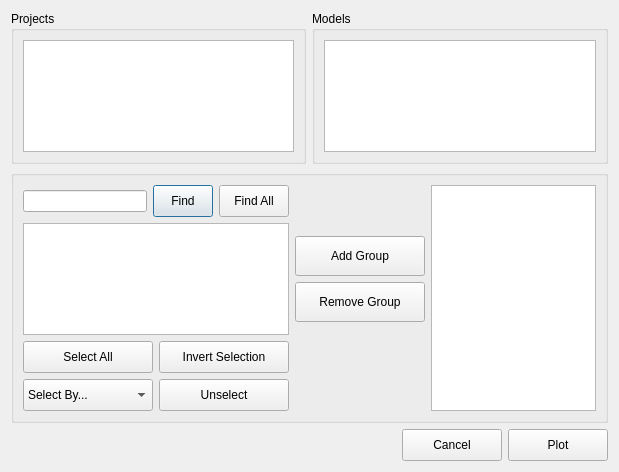
<?xml version="1.0" encoding="UTF-8"?>
<ui version="4.0">
 <class>ClassPlotDialog</class>
 <widget class="QDialog" name="ClassPlotDialog">
  <property name="geometry">
   <rect>
    <x>0</x>
    <y>0</y>
    <width>619</width>
    <height>472</height>
   </rect>
  </property>
  <property name="windowTitle">
   <string>Plot Dialog</string>
  </property>
  <layout class="QGridLayout" name="gridLayout_6">
   <item row="0" column="0">
    <widget class="QGroupBox" name="projectsGroupBox">
     <property name="title">
      <string>Projects</string>
     </property>
     <layout class="QGridLayout" name="gridLayout_4">
      <item row="0" column="0">
       <widget class="QListView" name="listView">
        <property name="sizePolicy">
         <sizepolicy hsizetype="Expanding" vsizetype="Expanding">
          <horstretch>0</horstretch>
          <verstretch>0</verstretch>
         </sizepolicy>
        </property>
        <property name="minimumSize">
         <size>
          <width>0</width>
          <height>0</height>
         </size>
        </property>
        <property name="editTriggers">
         <set>QAbstractItemView::NoEditTriggers</set>
        </property>
        <property name="selectionMode">
         <enum>QAbstractItemView::SingleSelection</enum>
        </property>
        <property name="selectionBehavior">
         <enum>QAbstractItemView::SelectRows</enum>
        </property>
       </widget>
      </item>
     </layout>
    </widget>
   </item>
   <item row="0" column="1">
    <widget class="QGroupBox" name="modelsGroupBox">
     <property name="title">
      <string>Models</string>
     </property>
     <layout class="QGridLayout" name="gridLayout_2">
      <item row="0" column="0">
       <widget class="QListView" name="listView_2">
        <property name="minimumSize">
         <size>
          <width>0</width>
          <height>0</height>
         </size>
        </property>
        <property name="editTriggers">
         <set>QAbstractItemView::NoEditTriggers</set>
        </property>
        <property name="selectionMode">
         <enum>QAbstractItemView::SingleSelection</enum>
        </property>
        <property name="selectionBehavior">
         <enum>QAbstractItemView::SelectRows</enum>
        </property>
       </widget>
      </item>
     </layout>
    </widget>
   </item>
   <item row="1" column="0" colspan="2">
    <widget class="QGroupBox" name="groupBox">
     <property name="title">
      <string/>
     </property>
     <layout class="QGridLayout" name="gridLayout_5">
      <item row="0" column="0" colspan="2">
       <layout class="QGridLayout" name="gridLayout_3">
        <item row="0" column="0">
         <widget class="QLineEdit" name="lineEdit"/>
        </item>
        <item row="0" column="1">
         <widget class="QPushButton" name="findButton">
          <property name="minimumSize">
           <size>
            <width>60</width>
            <height>32</height>
           </size>
          </property>
          <property name="maximumSize">
           <size>
            <width>60</width>
            <height>32</height>
           </size>
          </property>
          <property name="text">
           <string>Find</string>
          </property>
         </widget>
        </item>
        <item row="0" column="2">
         <widget class="QPushButton" name="findAllButton">
          <property name="minimumSize">
           <size>
            <width>70</width>
            <height>32</height>
           </size>
          </property>
          <property name="maximumSize">
           <size>
            <width>70</width>
            <height>32</height>
           </size>
          </property>
          <property name="text">
           <string>Find All</string>
          </property>
         </widget>
        </item>
       </layout>
      </item>
      <item row="0" column="3" rowspan="2">
       <spacer name="verticalSpacer">
        <property name="orientation">
         <enum>Qt::Vertical</enum>
        </property>
        <property name="sizeHint" stdset="0">
         <size>
          <width>20</width>
          <height>53</height>
         </size>
        </property>
       </spacer>
      </item>
      <item row="0" column="4" rowspan="7">
       <widget class="QListView" name="listView_4">
        <property name="editTriggers">
         <set>QAbstractItemView::NoEditTriggers</set>
        </property>
        <property name="selectionMode">
         <enum>QAbstractItemView::MultiSelection</enum>
        </property>
       </widget>
      </item>
      <item row="1" column="0" rowspan="4" colspan="2">
       <widget class="QListView" name="listView_3">
        <property name="editTriggers">
         <set>QAbstractItemView::NoEditTriggers</set>
        </property>
        <property name="selectionMode">
         <enum>QAbstractItemView::MultiSelection</enum>
        </property>
       </widget>
      </item>
      <item row="2" column="2" colspan="2">
       <widget class="QPushButton" name="addgroupButton">
        <property name="minimumSize">
         <size>
          <width>130</width>
          <height>40</height>
         </size>
        </property>
        <property name="maximumSize">
         <size>
          <width>130</width>
          <height>40</height>
         </size>
        </property>
        <property name="text">
         <string>Add Group</string>
        </property>
       </widget>
      </item>
      <item row="3" column="2" colspan="2">
       <widget class="QPushButton" name="removegroupButton">
        <property name="minimumSize">
         <size>
          <width>130</width>
          <height>40</height>
         </size>
        </property>
        <property name="maximumSize">
         <size>
          <width>130</width>
          <height>40</height>
         </size>
        </property>
        <property name="text">
         <string>Remove Group</string>
        </property>
       </widget>
      </item>
      <item row="4" column="2" rowspan="3">
       <spacer name="verticalSpacer_2">
        <property name="orientation">
         <enum>Qt::Vertical</enum>
        </property>
        <property name="sizeHint" stdset="0">
         <size>
          <width>20</width>
          <height>81</height>
         </size>
        </property>
       </spacer>
      </item>
      <item row="5" column="0">
       <widget class="QPushButton" name="selectButton">
        <property name="minimumSize">
         <size>
          <width>130</width>
          <height>32</height>
         </size>
        </property>
        <property name="maximumSize">
         <size>
          <width>130</width>
          <height>32</height>
         </size>
        </property>
        <property name="text">
         <string>Select All</string>
        </property>
       </widget>
      </item>
      <item row="5" column="1">
       <widget class="QPushButton" name="invertselectionButton">
        <property name="minimumSize">
         <size>
          <width>130</width>
          <height>32</height>
         </size>
        </property>
        <property name="maximumSize">
         <size>
          <width>130</width>
          <height>32</height>
         </size>
        </property>
        <property name="text">
         <string>Invert Selection</string>
        </property>
       </widget>
      </item>
      <item row="6" column="0">
       <widget class="QComboBox" name="selbycomboBox">
        <property name="minimumSize">
         <size>
          <width>130</width>
          <height>32</height>
         </size>
        </property>
        <property name="maximumSize">
         <size>
          <width>130</width>
          <height>32</height>
         </size>
        </property>
        <item>
         <property name="text">
          <string>Select By...</string>
         </property>
        </item>
       </widget>
      </item>
      <item row="6" column="1">
       <widget class="QPushButton" name="unselectButton">
        <property name="minimumSize">
         <size>
          <width>130</width>
          <height>32</height>
         </size>
        </property>
        <property name="maximumSize">
         <size>
          <width>130</width>
          <height>32</height>
         </size>
        </property>
        <property name="text">
         <string>Unselect</string>
        </property>
       </widget>
      </item>
     </layout>
    </widget>
   </item>
   <item row="2" column="0" colspan="2">
    <layout class="QGridLayout" name="gridLayout">
     <item row="0" column="0">
      <spacer name="horizontalSpacer">
       <property name="orientation">
        <enum>Qt::Horizontal</enum>
       </property>
       <property name="sizeHint" stdset="0">
        <size>
         <width>40</width>
         <height>20</height>
        </size>
       </property>
      </spacer>
     </item>
     <item row="0" column="1">
      <widget class="QPushButton" name="cancelButton">
       <property name="minimumSize">
        <size>
         <width>100</width>
         <height>32</height>
        </size>
       </property>
       <property name="maximumSize">
        <size>
         <width>100</width>
         <height>32</height>
        </size>
       </property>
       <property name="text">
        <string>Cancel</string>
       </property>
      </widget>
     </item>
     <item row="0" column="2">
      <widget class="QPushButton" name="plotButton">
       <property name="minimumSize">
        <size>
         <width>100</width>
         <height>32</height>
        </size>
       </property>
       <property name="maximumSize">
        <size>
         <width>100</width>
         <height>32</height>
        </size>
       </property>
       <property name="text">
        <string>Plot</string>
       </property>
      </widget>
     </item>
    </layout>
   </item>
  </layout>
  <zorder>projectsGroupBox</zorder>
  <zorder>modelsGroupBox</zorder>
  <zorder>groupBox</zorder>
  <zorder></zorder>
 </widget>
 <resources/>
 <connections/>
</ui>
